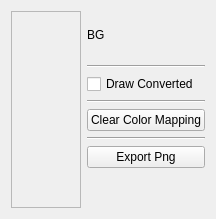
      <widget class="QWidget" name="tab_palette">
       <attribute name="title">
        <string>Palette</string>
       </attribute>
       <layout class="QHBoxLayout" name="horizontalLayout_11" stretch="3,1">
        <item>
         <widget class="QScrollArea" name="scrollArea_palette_tab">
          <property name="widgetResizable">
           <bool>true</bool>
          </property>
          <widget class="QWidget" name="scrollAreaWidgetContents_2">
           <property name="geometry">
            <rect>
             <x>0</x>
             <y>0</y>
             <width>616</width>
             <height>525</height>
            </rect>
           </property>
          </widget>
         </widget>
        </item>
        <item>
         <layout class="QVBoxLayout" name="verticalLayout_3">
          <property name="bottomMargin">
           <number>0</number>
          </property>
          <item>
           <layout class="QGridLayout" name="gridLayout_2">
            <item row="0" column="1">
             <widget class="QLabel" name="label_spriteset_bg">
              <property name="minimumSize">
               <size>
                <width>48</width>
                <height>48</height>
               </size>
              </property>
              <property name="maximumSize">
               <size>
                <width>48</width>
                <height>48</height>
               </size>
              </property>
              <property name="text">
               <string/>
              </property>
             </widget>
            </item>
            <item row="0" column="0">
             <widget class="QLabel" name="label_10">
              <property name="text">
               <string>BG</string>
              </property>
             </widget>
            </item>
           </layout>
          </item>
          <item>
           <widget class="Line" name="line_3">
            <property name="orientation">
             <enum>Qt::Horizontal</enum>
            </property>
           </widget>
          </item>
          <item>
           <widget class="QCheckBox" name="checkBox_palette_draw_cvt">
            <property name="text">
             <string>Draw Converted</string>
            </property>
           </widget>
          </item>
          <item>
           <widget class="Line" name="line_2">
            <property name="orientation">
             <enum>Qt::Horizontal</enum>
            </property>
           </widget>
          </item>
          <item>
           <widget class="QPushButton" name="pushButton_clear_colormapping">
            <property name="text">
             <string>Clear Color Mapping</string>
            </property>
           </widget>
          </item>
          <item>
           <widget class="Line" name="line_4">
            <property name="orientation">
             <enum>Qt::Horizontal</enum>
            </property>
           </widget>
          </item>
          <item>
           <widget class="QPushButton" name="pushButton">
            <property name="text">
             <string>Export Png</string>
            </property>
           </widget>
          </item>
          <item>
           <spacer name="verticalSpacer_3">
            <property name="orientation">
             <enum>Qt::Vertical</enum>
            </property>
            <property name="sizeHint" stdset="0">
             <size>
              <width>20</width>
              <height>40</height>
             </size>
            </property>
           </spacer>
          </item>
         </layout>
        </item>
       </layout>
      </widget>
